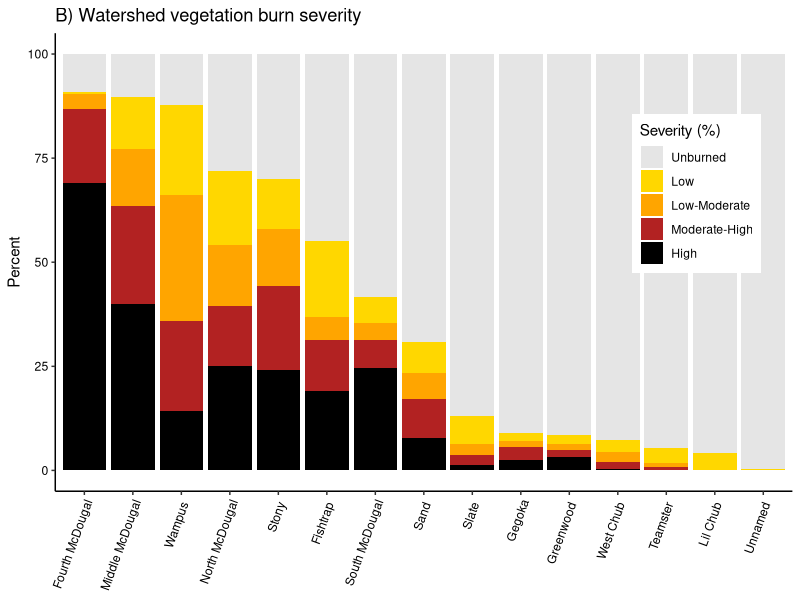
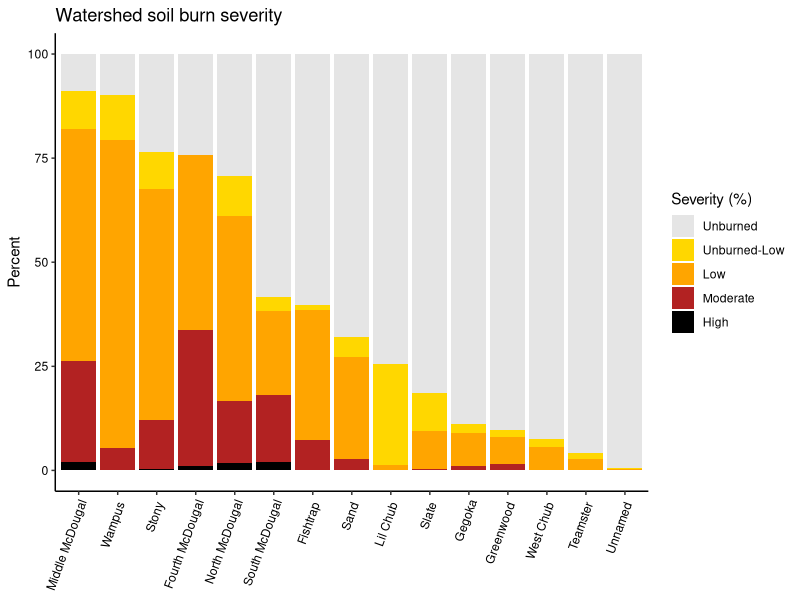
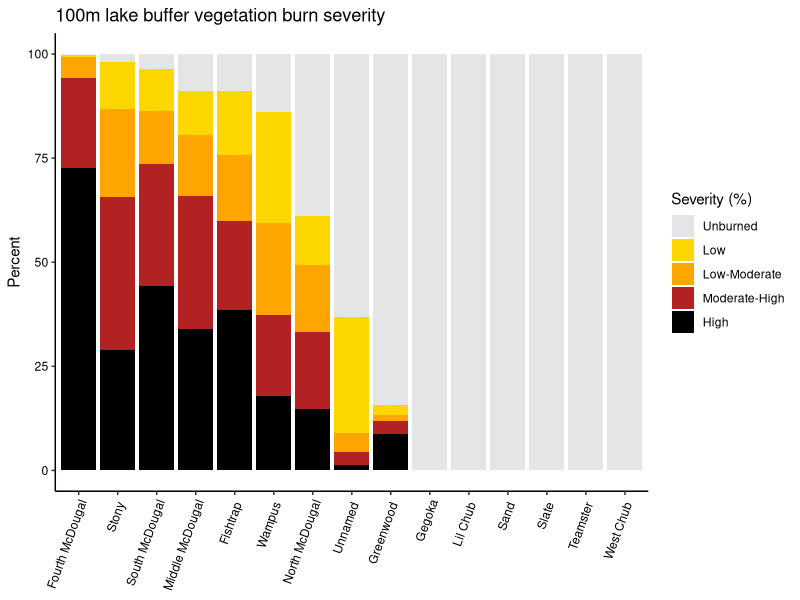
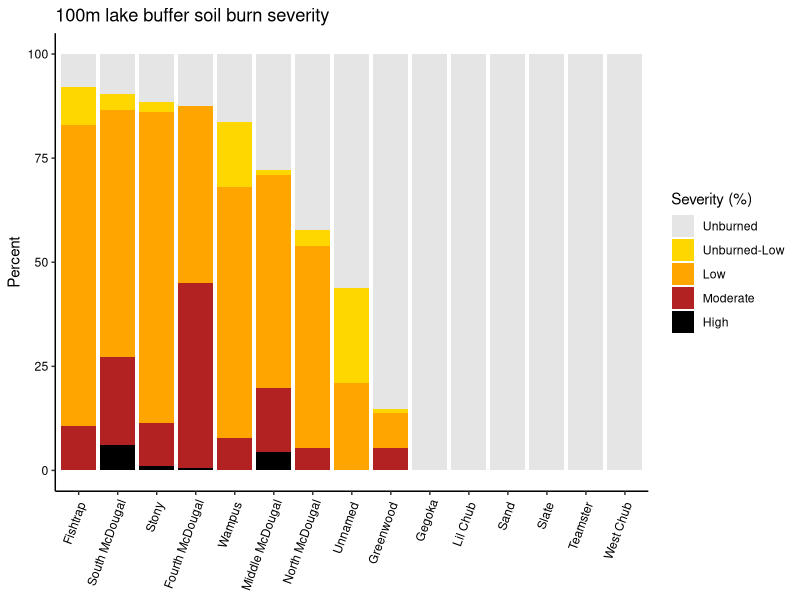

Reproduce these figures in R, in order.
################### Exploring lake times series data ##########################
# Date: 8-26-22
# updated: 1-24-23; change plot title
# Author: Ian McCullough, immccull@gmail.com
###############################################################################

#### R libraries ####
library(ggplot2)
library(reshape2)
library(dplyr)
library(tidyr)

#### Input data ####
setwd("C:/Users/immcc/Documents/SplashNBurn")

may_june_july <- read.csv("Data/WaterQuality/may_june_july.csv")
ws_burn_severity <- read.csv("Data/BurnSeverity/Ian_calculations/burned_ws_vbs_pct.csv")
ws_soilburn_severity <- read.csv("Data/BurnSeverity/Ian_calculations/burned_ws_sbs_pct.csv")
buffer_burn_severity <- read.csv("Data/BurnSeverity/Ian_calculations/burned_buff100m_vbs_pct.csv")
buffer_soilburn_severity <- read.csv("Data/BurnSeverity/Ian_calculations/burned_buff100m_sbs_pct.csv")

#### Main program ####
# how correlated are % ws burn variables? Seem to be highly so
ws_burn_severity_pct <- ws_burn_severity[,c(1, 12:17)]
ws_burn_severity_pct$total_ws_burn_pct <- rowSums(ws_burn_severity_pct[,c(2:7)])
cor(ws_burn_severity_pct, method='pearson', use='pairwise.complete.obs')
cor(ws_burn_severity_pct, method='spearman', use='pairwise.complete.obs')

# calculate unburned pct
#ws_burn_severity_pct$unburned_pct <- 100-ws_burn_severity_pct$total_ws_burn_pct
# if any slight rounding errors result in negative burned area
#ws_burn_severity_pct$unburned_pct <- ifelse(ws_burn_severity_pct$unburned_pct < 0, 0, ws_burn_severity_pct$unburned_pct)

## prepare for plot
# get names + lagoslakeids only
lakenamesids <- may_june_july[,c('Lagoslakeid','Site','Type')]
lakenamesids <- subset(lakenamesids, Type=='sample')
lakenamesids <- lakenamesids[!duplicated(lakenamesids), ]
lakenamesids <- lakenamesids[,c(1:2)]

ws_burn_severity_pct <- merge(ws_burn_severity_pct, lakenamesids, by.x='lagoslakeid', by.y='Lagoslakeid')
# ERL category is so small...just lump in with unburned
ws_burn_severity_pct$Unburned_pct <- ws_burn_severity_pct$Unburned_pct + ws_burn_severity_pct$ERL_pct
ws_burn_severity_pct_melted <- reshape2::melt(ws_burn_severity_pct[,c(3:7,9)], 
      id.var='Site', variable.name='Severity', value.name='Percent')

ws_burn_severity_pct_melted$Severity <- factor(ws_burn_severity_pct_melted$Severity, levels=c('Unburned_pct','Low_pct',
                                                          'ModerateLow_pct','ModerateHigh_pct','High_pct'))

# get rid of word 'Lake' to make labels smaller
ws_burn_severity_pct_melted$Lake <- gsub(paste('Lake',collapse='|'),"",ws_burn_severity_pct_melted$Site)
ws_burn_severity_pct_melted$LakeFac <- as.factor(ws_burn_severity_pct_melted$Lake)
ws_burn_severity_pct_melted$LakeFac <- factor(ws_burn_severity_pct_melted$Lake, levels=c("Fourth McDougal","Middle McDougal","Wampus ","North McDougal",
                                                             "Stony ","Fishtrap ","South McDougal","Sand ","Slate "," Gegoka",
                                                             "Greenwood ","West Chub ","Teamster ","Lil Chub ","Unnamed "))

jpeg('Figures/BurnSeverity_byLake.jpeg',width = 7,height = 5,units = 'in',res=600)
ggplot(ws_burn_severity_pct_melted, aes(fill=Severity, y=Percent, x=LakeFac)) + 
  geom_bar(position="stack", stat="identity")+
  theme_classic()+
  theme(axis.text.x=element_text(angle=70, vjust=1, hjust=1, color='black'),
        axis.text.y=element_text(color='black'),
        axis.title.x.bottom=element_blank(),
        legend.position=c(0.87,0.65))+
  scale_fill_manual(values=c('gray90','gold','orange','firebrick','black'), 
                    labels=c('Unburned','Low','Low-Moderate','Moderate-High','High'),
                    'Severity (%)')+
  ggtitle('B) Watershed vegetation burn severity')
dev.off()

### watershed soil burn severity ###
# how correlated are % ws soilburn variables? Seem to be highly so
ws_soilburn_severity_pct <- ws_soilburn_severity[,c(1,11:15)]
ws_soilburn_severity_pct$total_ws_soilburn_pct <- rowSums(ws_soilburn_severity_pct[,c(2:6)])
cor(ws_soilburn_severity_pct, method='pearson', use='pairwise.complete.obs')
cor(ws_soilburn_severity_pct, method='spearman', use='pairwise.complete.obs')

# calculate unburned pct; no longer needed
#ws_soilburn_severity_pct$unburned_pct <- 100-ws_soilburn_severity_pct$total_ws_soilburn_pct
# if any slight rounding errors result in negative soilburned area
#ws_soilburn_severity_pct$unburned_pct <- ifelse(ws_soilburn_severity_pct$unburned_pct < 0, 0, ws_soilburn_severity_pct$unburned_pct)

## prepare for plot
ws_soilburn_severity_pct <- merge(ws_soilburn_severity_pct, lakenamesids, by.x='lagoslakeid', by.y='Lagoslakeid')
ws_soilburn_severity_pct_melted <- reshape2::melt(ws_soilburn_severity_pct[,c(2:6,8)], 
                                                  id.var='Site', variable.name='Severity', value.name='Percent')

ws_soilburn_severity_pct_melted$Severity <- factor(ws_soilburn_severity_pct_melted$Severity, levels=c('unburned_pct','unburned_low_pct','low_pct',
                                                                                                      'moderate_pct','high_pct'))

# get rid of word 'Lake' to make labels smaller
ws_soilburn_severity_pct_melted$Lake <- gsub(paste('Lake',collapse='|'),"",ws_soilburn_severity_pct_melted$Site)
ws_soilburn_severity_pct_melted$LakeFac <- as.factor(ws_soilburn_severity_pct_melted$Lake)
ws_soilburn_severity_pct_melted$LakeFac <- factor(ws_soilburn_severity_pct_melted$Lake, levels=c("Middle McDougal","Wampus ","Stony ", "Fourth McDougal", "North McDougal",
                                                                                                 "South McDougal","Fishtrap ", "Sand ","Lil Chub ", "Slate ",
                                                                                                 " Gegoka","Greenwood ","West Chub ", "Teamster ","Unnamed "))
jpeg('Figures/soilburnSeverity_byLake.jpeg',width = 7,height = 5,units = 'in',res=600)
ggplot(ws_soilburn_severity_pct_melted, aes(fill=Severity, y=Percent, x=LakeFac)) + 
  geom_bar(position="stack", stat="identity")+
  theme_classic()+
  theme(axis.text.x=element_text(angle=70, vjust=1, hjust=1, color='black'),
        axis.text.y=element_text(color='black'),
        axis.title.x.bottom=element_blank())+
  scale_fill_manual(values=c('gray90','gold','orange','firebrick','black'), 
                    labels=c('Unburned','Unburned-Low','Low','Moderate','High'),
                    'Severity (%)')+
  ggtitle('Watershed soil burn severity')
dev.off()

### shoreline buffers ###
## vegetation burn severity
# how correlated are % buffer burn variables? Seem to be highly so
buffer_burn_severity_pct <- buffer_burn_severity[,c(1,8:12)]
buffer_burn_severity_pct$total_buffer_burn_pct <- rowSums(buffer_burn_severity_pct[,c(2:6)], na.rm=T)
cor(buffer_burn_severity_pct, method='pearson', use='pairwise.complete.obs')
cor(buffer_burn_severity_pct, method='spearman', use='pairwise.complete.obs')

# calculate unburned pct
#buffer_burn_severity_pct$unburned_pct <- 100-buffer_burn_severity_pct$total_buffer_burn_pct
# if any slight rounding errors result in negative burned area
#buffer_burn_severity_pct$unburned_pct <- ifelse(buffer_burn_severity_pct$unburned_pct < 0, 0, buffer_burn_severity_pct$unburned_pct)

## prepare for plot
buffer_burn_severity_pct <- merge(buffer_burn_severity_pct, lakenamesids, by.x='lagoslakeid', by.y='Lagoslakeid')
buffer_burn_severity_pct <- tidyr::replace_na(buffer_burn_severity_pct, list(Unburned_pct=100)) #replace Unburned NAs as 100 (i.e., everything not captured assumed to be unburned)
buffer_burn_severity_pct_melted <- reshape2::melt(buffer_burn_severity_pct[,c(2:6,8)], 
                                                  id.var='Site', variable.name='Severity', value.name='Percent')

buffer_burn_severity_pct_melted$Severity <- factor(buffer_burn_severity_pct_melted$Severity, levels=c('Unburned_pct','Low_pct',
                                                                                                      'ModerateLow_pct','ModerateHigh_pct','High_pct'))

# get rid of word 'Lake' to make labels smaller
buffer_burn_severity_pct_melted$Lake <- gsub(paste('Lake',collapse='|'),"",buffer_burn_severity_pct_melted$Site)
buffer_burn_severity_pct_melted$LakeFac <- as.factor(buffer_burn_severity_pct_melted$Lake)
buffer_burn_severity_pct_melted$LakeFac <- factor(buffer_burn_severity_pct_melted$Lake, levels=c("Fourth McDougal","Stony ", "South McDougal", "Middle McDougal", "Fishtrap ",
                                                                                                 "Wampus ", "North McDougal", "Unnamed ","Greenwood ", " Gegoka",
                                                                                                 "Lil Chub ","Sand ","Slate ", "Teamster ", "West Chub "))

jpeg('Figures/BurnSeverity_buffer_byLake.jpeg',width = 7,height = 5,units = 'in',res=600)
ggplot(buffer_burn_severity_pct_melted, aes(fill=Severity, y=Percent, x=LakeFac)) + 
  geom_bar(position="stack", stat="identity")+
  theme_classic()+
  theme(axis.text.x=element_text(angle=70, vjust=1, hjust=1, color='black'),
        axis.text.y=element_text(color='black'),
        axis.title.x.bottom = element_blank())+
  scale_fill_manual(values=c('gray90','gold','orange','firebrick','black'), 
                    labels=c('Unburned','Low','Low-Moderate','Moderate-High','High'),
                    'Severity (%)')+
  ggtitle('100m lake buffer vegetation burn severity')
dev.off()

## soil burn severity 100m buffer
# how correlated are % buffer soilburn variables? Seem to be highly so
buffer_soilburn_severity_pct <- buffer_soilburn_severity[,c(1,8:12)]
buffer_soilburn_severity_pct$total_buffer_soilburn_pct <- rowSums(buffer_soilburn_severity_pct[,c(2:6)])
cor(buffer_soilburn_severity_pct, method='pearson', use='pairwise.complete.obs')
cor(buffer_soilburn_severity_pct, method='spearman', use='pairwise.complete.obs')

# calculate unburned pct; no longer needed
#buffer_soilburn_severity_pct$unburned_pct <- 100-buffer_soilburn_severity_pct$total_buffer_soilburn_pct
# if any slight rounding errors result in negative soilburned area
#buffer_soilburn_severity_pct$unburned_pct <- ifelse(buffer_soilburn_severity_pct$unburned_pct < 0, 0, buffer_soilburn_severity_pct$unburned_pct)

## prepare for plot
buffer_soilburn_severity_pct <- merge(buffer_soilburn_severity_pct, lakenamesids, by.x='lagoslakeid', by.y='Lagoslakeid')
buffer_soilburn_severity_pct_melted <- reshape2::melt(buffer_soilburn_severity_pct[,c(2:6,8)], 
                                                      id.var='Site', variable.name='Severity', value.name='Percent')

buffer_soilburn_severity_pct_melted$Severity <- factor(buffer_soilburn_severity_pct_melted$Severity, levels=c('unburned_pct','unburned_low_pct','low_pct',
                                                                                                              'moderate_pct','high_pct'))

# get rid of word 'Lake' to make labels smaller
buffer_soilburn_severity_pct_melted$Lake <- gsub(paste('Lake',collapse='|'),"",buffer_soilburn_severity_pct_melted$Site)
buffer_soilburn_severity_pct_melted$LakeFac <- as.factor(buffer_soilburn_severity_pct_melted$Lake)
buffer_soilburn_severity_pct_melted$LakeFac <- factor(buffer_soilburn_severity_pct_melted$Lake, levels=c("Fishtrap ","South McDougal", "Stony ", "Fourth McDougal", "Wampus ",
                                                                                                         "Middle McDougal","North McDougal", "Unnamed ","Greenwood ", " Gegoka",
                                                                                                         "Lil Chub ","Sand ","Slate ", "Teamster ", "West Chub "))

jpeg('Figures/soilburnSeverity_buffer_byLake.jpeg',width = 7,height = 5,units = 'in',res=600)
ggplot(buffer_soilburn_severity_pct_melted, aes(fill=Severity, y=Percent, x=LakeFac)) + 
  geom_bar(position="stack", stat="identity")+
  theme_classic()+
  theme(axis.text.x=element_text(angle=70, vjust=1, hjust=1, color='black'),
        axis.text.y=element_text(color='black'),
        axis.title.x.bottom = element_blank())+
  scale_fill_manual(values=c('gray90','gold','orange','firebrick','black'), 
                    labels=c('Unburned','Unburned-Low','Low','Moderate','High'),
                    'Severity (%)')+
  ggtitle('100m lake buffer soil burn severity')
dev.off()


### how correlated are vegetation and soil burn severity? ###
# for now, analyzing watershed only (more data points)
# veg_soil_severity <- merge(ws_burn_severity_pct, ws_soilburn_severity_pct, by='lagoslakeid')[,c(1:13)]
# names(veg_soil_severity) <- c('lagoslakeid','veg_low_severity_pct','veg_moderate_low_severity_pct','veg_moderate_high_severity_pct',
#                              'veg_high_severity_pct','veg_total_ws_burn_pct','veg_unburned_pct','Site',
#                              'soil_low_severity_pct','soil_moderate_severity_pct','soil_high_severity_pct','soil_total_ws_burn_pct','soil_unburned_pct')
# cor(veg_soil_severity[,c(2:7,9:13)], method='pearson', use='pairwise.complete.obs')
